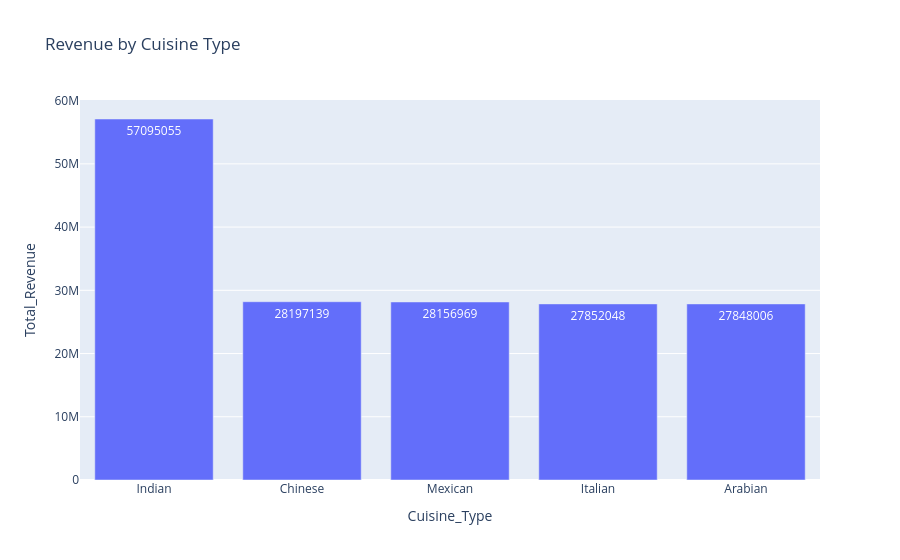

The code cell stored with this chart in its notebook:
### Code cell
# BAR

fig = px.bar(
    cuisine_revenue_df,
    x="Cuisine_Type",
    y="Total_Revenue",
    title="Revenue by Cuisine Type",
    text="Total_Revenue"
)

fig.show()


"""
Hyderabad is the highest revenue-generating city, contributing ₹56.71 million, 
  which is nearly double the revenue generated by other major cities.
Bangalore, Delhi, Chennai, and Mumbai generate relatively similar revenue, 
  ranging between ₹27.8 million and ₹28.5 million.
Hyderabad alone contributes a significant share of total platform revenue, making it the most valuable market.
Revenue distribution among the remaining four cities is balanced, 
   indicating stable customer demand across these locations.

    """

### Figure 1 — Plotly figure (JSON) as saved in the notebook; plotly's stock layout.template omitted (floating-point values rounded to 4 significant figures)
{"data": [{"hovertemplate": "Cuisine_Type=%{x}<br>Total_Revenue=%{text}<extra></extra>", "legendgroup": "", "marker": {"color": "#636efa", "pattern": {"shape": ""}}, "name": "", "orientation": "v", "showlegend": false, "text": [57095055, 28197139, 28156969, 27852048, 27848006], "textposition": "auto", "type": "bar", "x": ["Indian", "Chinese", "Mexican", "Italian", "Arabian"], "xaxis": "x", "y": [57095055, 28197139, 28156969, 27852048, 27848006], "yaxis": "y"}], "layout": {"barmode": "relative", "legend": {"tracegroupgap": 0}, "title": {"text": "Revenue by Cuisine Type"}, "xaxis": {"anchor": "y", "domain": [0, 1], "title": {"text": "Cuisine_Type"}}, "yaxis": {"anchor": "x", "domain": [0, 1], "title": {"text": "Total_Revenue"}}}}
